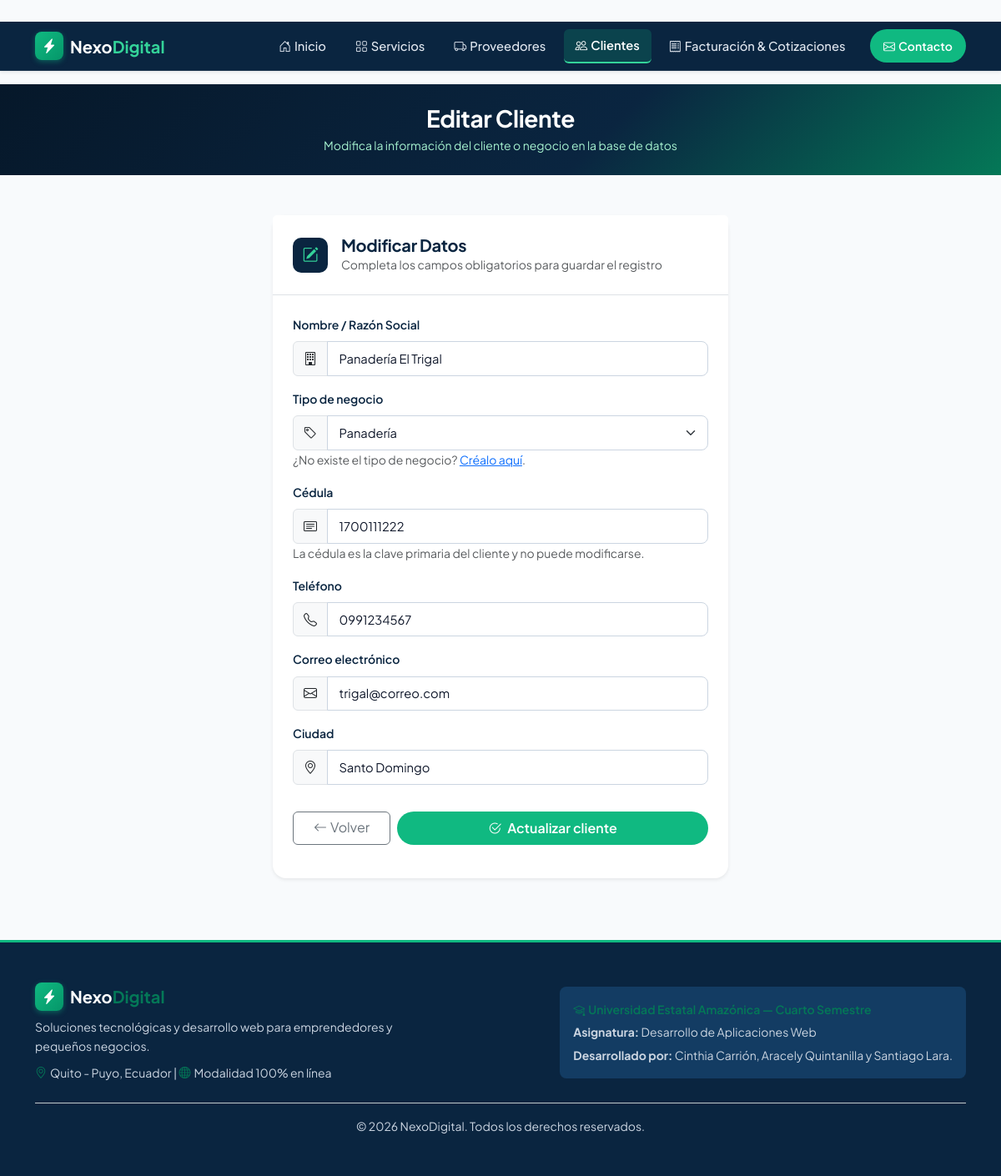
The app's page /clientes/editar/1700111222 with its own data.
### tables this page shows
CREATE TABLE clientes (
            cedula TEXT PRIMARY KEY,
            nombre TEXT NOT NULL,
            telefono TEXT NOT NULL,
            correo TEXT NOT NULL,
            tipo_negocio_id INTEGER,
            ciudad TEXT NOT NULL,
            FOREIGN KEY (tipo_negocio_id) REFERENCES tipos_negocio (id)
        );

### app.py (the view, shortened to what this page needs)
@app.route('/clientes/editar/<cedula>', methods=['GET', 'POST'])
def editar_cliente(cedula):
    conn = db.get_connection()
    cliente = conn.execute('SELECT * FROM clientes WHERE cedula = ?', (cedula,)).fetchone()
    if cliente is None:
        conn.close()
        flash('El cliente seleccionado no existe.', 'danger')
        return redirect(url_for('clientes'))
    tipos_negocio = conn.execute('SELECT * FROM tipos_negocio ORDER BY nombre').fetchall()
    form = ClienteForm(data=dict(cliente)) if request.method == 'GET' else ClienteForm()
    form.tipo_negocio_id.choices = [(t['id'], t['nombre']) for t in tipos_negocio]
    if request.method == 'GET':
        form.tipo_negocio_id.data = cliente['tipo_negocio_id']
    conn.close()
    return render_template('formulario_cliente.html', form=form, editando=True, cedula=cedula)

### db.py (called while the page is built)
def get_connection():
    os.makedirs(DATA_DIR, exist_ok=True)
    conn = sqlite3.connect(DB_PATH)
    conn.row_factory = sqlite3.Row       # permite leer filas como fila['nombre']
    conn.execute('PRAGMA foreign_keys = ON')  # SQLite exige activar las FK en cada conexión
    return conn

### templates/formulario_cliente.html (shortened to what this page needs)
﻿{% extends "base.html" %}
{% block content %}
<section class="page-header py-4 text-white">
    <div class="container text-center">
        <h1 class="h3 fw-bold mb-1">{{ 'Editar Cliente' if editando else 'Registrar Nuevo Cliente' }}</h1>
        <p class="text-light-emerald small mb-0">
            {{ 'Modifica la información del cliente o negocio en la base de datos' if editando else 'Agrega un nuevo cliente o negocio a la cartera comercial' }}
        </p>
    </div>
</section>
<section class="py-5">
    <div class="container">
        <div class="row justify-content-center">
            <div class="col-lg-6 col-md-8">
                <div class="card form-card shadow-sm border-0 rounded-4">
                    <div class="card-header bg-white p-4 border-bottom">
                        <div class="d-flex align-items-center gap-3">
                            <div class="form-icon-box">
                                <i class="bi {{ 'bi-pencil-square' if editando else 'bi-person-plus-fill' }}"></i>
                            </div>
                            <div>
                                <h2 class="h5 fw-bold text-navy mb-0">{{ 'Modificar Datos' if editando else 'Datos del Cliente' }}</h2>
                                <small class="text-muted">Completa los campos obligatorios para guardar el registro</small>
                            </div>
                        </div>
                    </div>
                    <div class="card-body p-4">
                        <form method="POST" novalidate>
                            <div class="mb-3">
                                {{ form.nombre.label(class="form-label fw-semibold text-navy small") }}
                                <div class="input-group">
                                    <span class="input-group-text bg-light"><i class="bi bi-building"></i></span>
                                    {{ form.nombre(class="form-control" + (" is-invalid" if form.nombre.errors else ""), placeholder="Ej: Panadería El Trigal", autocomplete="off") }}
                                </div>
                            </div>
                            <div class="mb-3">
                                {{ form.tipo_negocio_id.label(class="form-label fw-semibold text-navy small") }}
                                <div class="input-group">
                                    <span class="input-group-text bg-light"><i class="bi bi-tag"></i></span>
                                    <select name="{{ form.tipo_negocio_id.name }}" id="{{ form.tipo_negocio_id.id }}" class="form-select{{ ' is-invalid' if form.tipo_negocio_id.errors else '' }}">
                                        {% for value, label in form.tipo_negocio_id.choices %}
                                        <option value="{{ value }}" {% if form.tipo_negocio_id.data == value %}selected{% endif %}>{{ label }}</option>
                                        {% endfor %}
                                    </select>
                                </div>
                                <small class="text-muted">¿No existe el tipo de negocio? <a href="{{ url_for('nuevo_tipo_negocio') }}">Créalo aquí</a>.</small>
                            </div>
                            <div class="mb-3">
                                {{ form.cedula.label(class="form-label fw-semibold text-navy small") }}
                                <div class="input-group">
                                    <span class="input-group-text bg-light"><i class="bi bi-card-text"></i></span>
                                    {{ form.cedula(class="form-control" + (" is-invalid" if form.cedula.errors else ""), placeholder="Ej: 1712345678", readonly=editando) }}
                                </div>
                                {% if editando %}
                                    <small class="text-muted">La cédula es la clave primaria del cliente y no puede modificarse.</small>
                                {% endif %}
                            </div>
                            <div class="mb-3">
                                {{ form.telefono.label(class="form-label fw-semibold text-navy small") }}
                                <div class="input-group">
                                    <span class="input-group-text bg-light"><i class="bi bi-telephone"></i></span>
                                    {{ form.telefono(class="form-control" + (" is-invalid" if form.telefono.errors else ""), placeholder="Ej: 0991234567") }}
                                </div>
                            </div>
                            <div class="mb-3">
                                {{ form.correo.label(class="form-label fw-semibold text-navy small") }}
                                <div class="input-group">
                                    <span class="input-group-text bg-light"><i class="bi bi-envelope"></i></span>
                                    {{ form.correo(class="form-control" + (" is-invalid" if form.correo.errors else ""), placeholder="Ej: contacto@negocio.com") }}
                                </div>
                            </div>
                            <div class="mb-4">
                                {{ form.ciudad.label(class="form-label fw-semibold text-navy small") }}
                                <div class="input-group">
                                    <span class="input-group-text bg-light"><i class="bi bi-geo-alt"></i></span>
                                    {{ form.ciudad(class="form-control" + (" is-invalid" if form.ciudad.errors else ""), placeholder="Ej: Santo Domingo, Quito, Puyo") }}
                                </div>
                            </div>
                            <div class="d-flex gap-2 pt-2">
                                <a href="{{ url_for('clientes') }}" class="btn btn-outline-secondary px-4">
                                    <i class="bi bi-arrow-left me-1"></i>Volver
                                </a>
                                <button type="submit" class="btn btn-verde flex-grow-1 py-2">
                                    <i class="bi {{ 'bi-check2-circle' if editando else 'bi-person-check' }} me-1"></i>
                                    {{ 'Actualizar cliente' if editando else 'Guardar cliente' }}
                                </button>
                            </div>
                        </form>
                    </div>
                </div>
            </div>
        </div>
    </div>
</section>
{% endblock %}

### static/css/estilo.css (style rules this page uses)
:root { --navy: #0A2540; --navy-dark: #06182a; --navy-light: #133c63; --navy-subtle: #e6edf5; --emerald: #10b981; --emerald-dark: #047857; --emerald-subtle: #d1fae5; --emerald-text: #065f46; --mint-bright: #34d399; --amber: #f59e0b; --amber-subtle: #fef3c7; --amber-text: #92400e; --rose: #ef4444; --rose-subtle: #fee2e2; --rose-text: #991b1b; --bg-body: #f8fafc; --bg-card: #ffffff; --text-heading: #0f172a; --text-body: #334155; --text-muted: #475569; --border-color: #e2e8f0; --radius-sm: 8px; --radius-md: 12px; --radius-lg: 18px; --shadow-sm: 0 2px 6px rgba(15, 23, 42, 0.04); --shadow-md: 0 4px 16px rgba(15, 23, 42, 0.06); --shadow-hover: 0 10px 24px rgba(15, 23, 42, 0.10); }
body { font-family: 'Plus Jakarta Sans', -apple-system, BlinkMacSystemFont, 'Segoe UI', Roboto, sans-serif; background-color: var(--bg-body); color: var(--text-body); line-height: 1.65; -webkit-font-smoothing: antialiased; }
h1, h2, h3, h4, h5, h6 { color: var(--text-heading); font-weight: 700; letter-spacing: -0.015em; }
.text-navy { color: var(--navy) !important; }
.text-light-emerald { color: #a7f3d0 !important; }
.hero-section, .page-header { background: linear-gradient(135deg, #06182a 0%, #0A2540 60%, #047857 100%); position: relative; overflow: hidden; }
.hero-section h1, .page-header h1 { color: #ffffff !important; }
.btn-verde { background-color: var(--emerald); color: #ffffff !important; border-radius: 50px; border: none; font-weight: 600; padding: 0.6rem 1.4rem; transition: all 0.2s ease; }
.card { border-radius: var(--radius-md); background-color: var(--bg-card); border: 1px solid var(--border-color); box-shadow: var(--shadow-sm); transition: transform 0.2s ease, box-shadow 0.2s ease; }
.form-icon-box { width: 42px; height: 42px; border-radius: 10px; background-color: var(--navy); color: var(--mint-bright); display: inline-flex; align-items: center; justify-content: center; font-size: 1.2rem; }
.form-control, .form-select { border-radius: 8px; padding: 0.55rem 0.85rem; border: 1px solid #cbd5e1; font-size: 0.92rem; color: var(--text-heading); background-color: #ffffff; transition: border-color 0.2s ease, box-shadow 0.2s ease; }

### records on screen
clientes: nombre "Panadería El Trigal", cedula "1700111222", telefono "0991234567", correo "trigal@correo.com", ciudad "Santo Domingo"

### other values on screen
{{ 'Editar Cliente' if editando else 'Registrar Nuevo Cliente' }} "Editar Cliente"
{{ 'Modificar Datos' if editando else 'Datos del Cliente' }} "Modificar Datos"
{{ 'Actualizar cliente' if editando else 'Guardar cliente' }} "Actualizar cliente"
form field tipo_negocio_id "Panadería"
